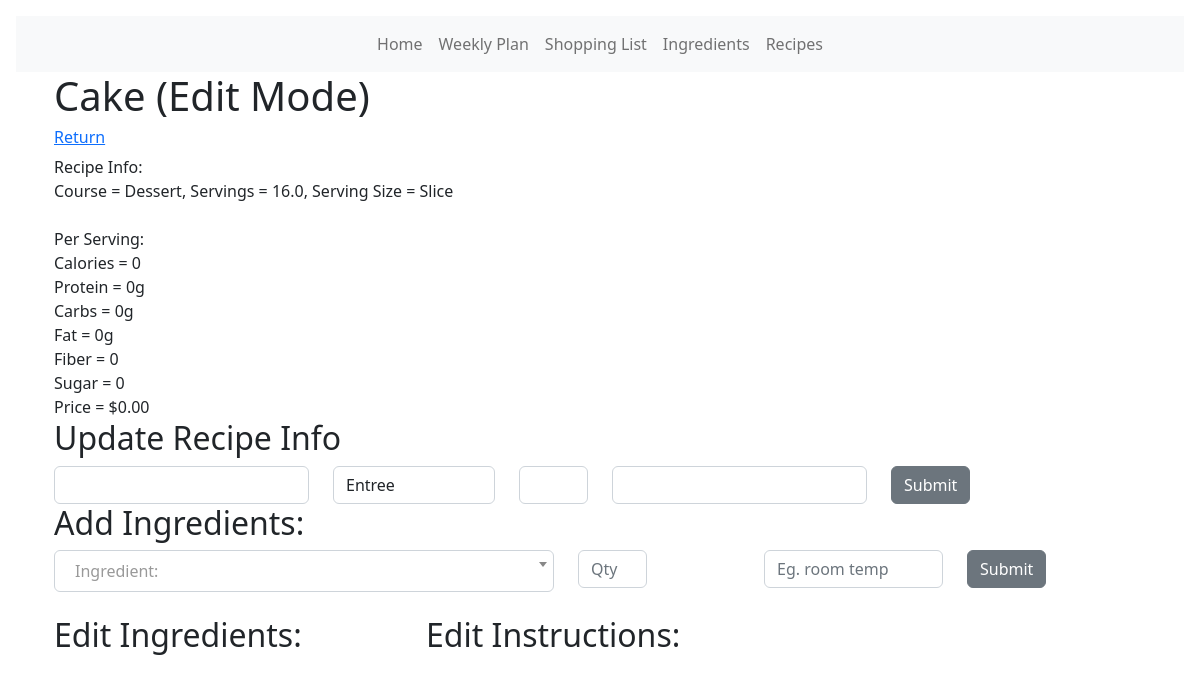
The app's page /recipe/3/edit, older data.
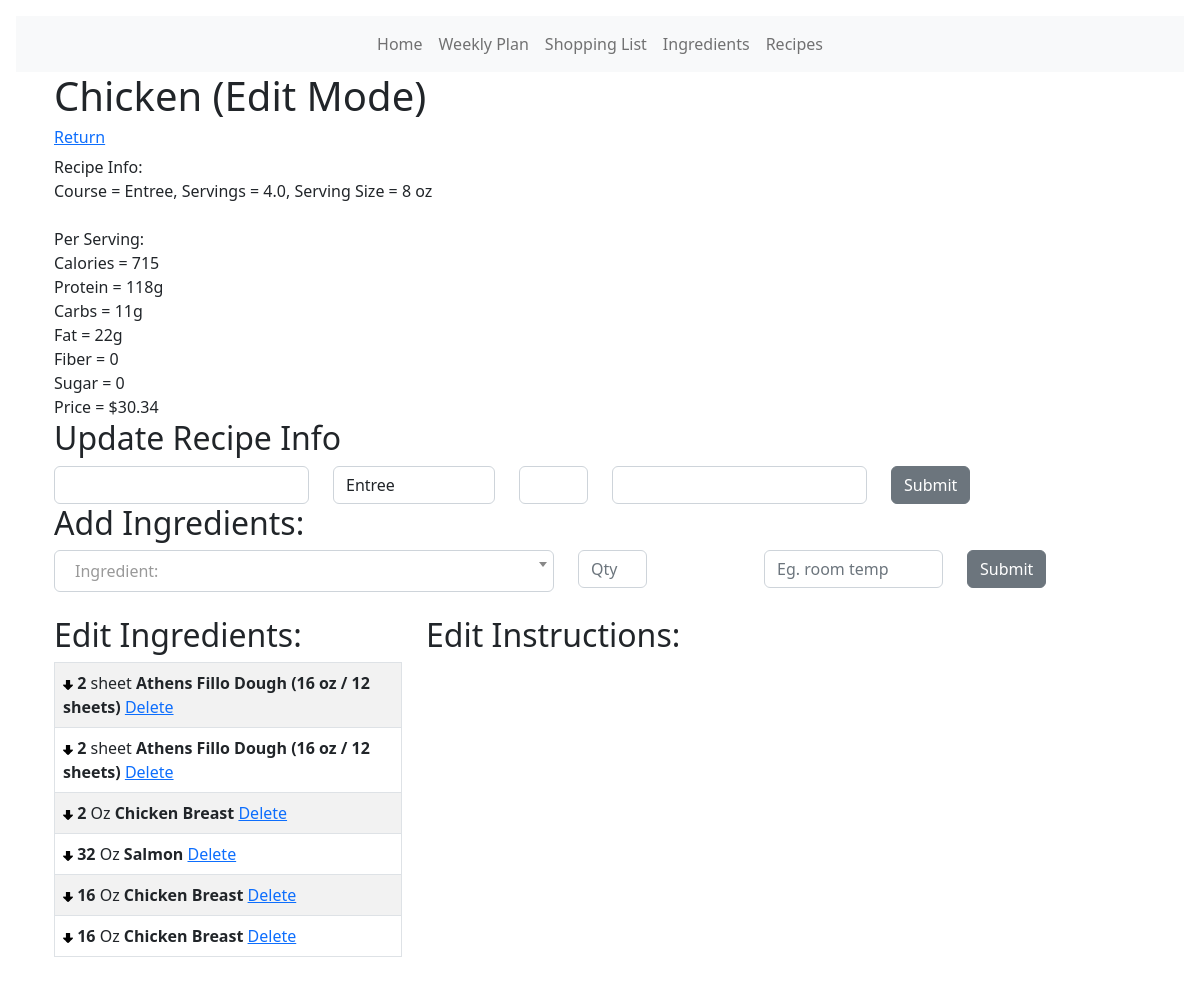
The same page, newer data.
### models.py (models this page shows, shortened)
class Recipe(db.Model):
    id = db.Column(db.Integer, primary_key=True)
    name = db.Column(db.String(100))
    course = db.Column(db.String(30))
    servings = db.Column(db.Float)
    serving_size = db.Column(db.String(30))
    protein = db.Column(db.Float)
    carbs = db.Column(db.Float)
    fat = db.Column(db.Float)
    fiber = db.Column(db.Float)
    sugar = db.Column(db.Float)
    calories = db.Column(db.Float)
    total_cost = db.Column(db.Float)

class RecipeIngredient(db.Model):
    id = db.Column(db.Integer, primary_key=True)
    rid = db.Column(db.Integer, db.ForeignKey("recipe.id"))
    iid = db.Column(db.Integer, db.ForeignKey("ingredient.id"))
    qty = db.Column(db.Float)
    unit_suffix = db.Column(db.String(50))
    cost = db.Column(db.Float)

class Unit(db.Model):
    id = db.Column(db.Integer, primary_key=True)
    label = db.Column(db.String(30))
    ingredients = db.relationship("Ingredient", backref="unit")

class Ingredient(db.Model):
    __tablename__ = "ingredient"
    id = db.Column(db.Integer, primary_key=True)
    name = db.Column(db.String(120), nullable=False)
    unit_id = db.Column(db.Integer, db.ForeignKey("unit.id"))
    icalories = db.Column(db.Float)
    protein = db.Column(db.Float)
    carbs = db.Column(db.Float)
    fat = db.Column(db.Float)
    fiber = db.Column(db.Float)
    sugar = db.Column(db.Float)
    item_unit_size = db.Column(db.Float)  # How many units of item at store
    item_price = db.Column(db.Float)  # Price for full item at store
    u_price = db.Column(db.Float)
    aisle_id = db.Column(db.Integer, db.ForeignKey("aisle.id"))
    ingredients = db.relationship("RecipeIngredient", backref="ingredient")

### main.py (the view, shortened to what this page needs)
@app.route("/recipe/<int:id>/edit", methods=["GET", "POST"])
def recipe_edit(id):
    r = Recipe.query.get_or_404(id)
    title = r.name
    x = 1
    iquery = RecipeIngredient.query.filter_by(rid=id).all()
    """Update Meta Data Form"""
    form2 = CreateRecipe()
    """Add Ingredient Form"""
    form = AddIngredient()
    a = db.session.query(Ingredient.name).order_by(Ingredient.name)
    a = [i[0] for i in a]
    form.name.choices = [("")] + [(y) for y in a]
    """Add Ingredient Button Action"""
    """Update Meta Data Button Action"""
    return render_template(
        "/recipes/recipe_edit.html",
        r=r,
        title=r.name,
        x=x,
        iquery=iquery,
        form=form,
        form2=form2,
    )

### forms.py
class CreateRecipe(FlaskForm):
    recipe_name = StringField("Name", validators=[validators.DataRequired()])
    course = SelectField(
        "Course",
        choices=[
            ("Entree"),
            ("Appetizer"),
            ("Dessert"),
            ("Side Dish"),
            ("Beverage"),
            ("Other"),
        ],
        validators=[validators.DataRequired()],
    )
    servings = DecimalField("Servings:", validators=[validators.InputRequired()])
    serving_size = StringField("Serving Size", validators=[validators.DataRequired()])
    submit2 = SubmitField("Submit")

class AddIngredient(FlaskForm):
    name = SelectField(
        "Ingredient:",
        validators=[validators.InputRequired()],
        validate_choice=False,
    )
    qty = DecimalField("Qty:", validators=[validators.InputRequired()])
    suffix = StringField("Notes")
    submit = SubmitField("Submit")

### templates/recipes/recipe_edit.html (shortened to what this page needs)
<!DOCTYPE html>
<html lang="en">
  <head>
    <link
      href="{{ url_for('static', filename='css/select2.css') }}"
      rel="stylesheet"
    />
    {% extends 'base.html' %} {% block content %}
  </head>
  <body>
    <div class="container">
      <h1>{{title}} (Edit Mode)</h1>
      <a href="{{url_for('recipe', id=r.id)}}"><h6>Return</h6></a>
      Recipe Info:
      <br> Course = {{r.course}},  Servings = {{r.servings}},  Serving Size = {{r.serving_size}}<br>
     {% set ns=namespace(totalProtein=0, totalCarbs=0, totalFat=0, totalFiber=0, totalSugar=0, totalPrice=0) %}
     {% for macro in iquery %}
     {% set ns.totalProtein = ns.totalProtein + (macro.ingredient.protein * macro.qty) %}
     {% set ns.totalCarbs = ns.totalCarbs + (macro.ingredient.carbs * macro.qty) %}
     {% set ns.totalFat = ns.totalFat + (macro.ingredient.fat * macro.qty) %}
     {% set ns.totalFiber = ns.totalFiber + (macro.ingredient.fiber * macro.qty) %}
     {% set ns.totalSugar = ns.totalSugar + (macro.ingredient.sugar * macro.qty) %}
     {% set ns.totalPrice = ns.totalPrice + (macro.ingredient.u_price * macro.qty) %}
     {% endfor %}
<br>
Per Serving:
<br>
Calories = {{'%0.0f'|format(((ns.totalProtein*4)+(ns.totalCarbs*4)+(ns.totalFat*9))/(r.servings))}}
<br>
Protein = {{'%0.0fg'|format(ns.totalProtein/r.servings)}}
<br>
Carbs = {{'%0.0fg'|format(ns.totalCarbs/r.servings)}}
<br>
Fat = {{'%0.0fg'|format(ns.totalFat/r.servings)}}
<br>
Fiber = {{'%0.0f'|format(ns.totalFiber/r.servings)}}
<br>
Sugar = {{'%0.0f'|format(ns.totalSugar/r.servings)}}
<br>
Price = {{'$%0.2f'|format(ns.totalPrice)}}
      <br>
      <h2>Update Recipe Info</h2>
      <form method="POST">
        <div class="row">
          <div class="col">
            {{ form.hidden_tag() }} {{ form2.recipe_name(class="form-control") }}
          </div>
          <div class="col-2">
            {{ form2.course(class="form-control ") }}
          </div>
          <div class="col-1">
            {{ form2.servings(class="form-control")}}
          </div>
          <div class="col-3">
            {{ form2.serving_size(class="form-control")}}
          </div>
          <div class="col">{{ form2.submit2(class="btn btn-secondary") }}</div>
        </div>
      </form>
      <h2>Add Ingredients:</h2>
      <form method="POST">
        <div class="row">
          <div class="col">
          </div>
          <div class="col-1">
            {{ form.qty(class="form-control ", placeholder="Qty") }}
          </div>
          <div class="col-1" , id="dynamic"></div>
          <div class="col">
            {{ form.suffix(class="form-control", placeholder='Eg. room temp')}}
          </div>
          <div class="col">{{ form.submit(class="btn btn-secondary") }}</div>
        </div>
      </form>
      <br />
      <div class="row">
        <div class="col-4">
          <h2>Edit Ingredients:</h2>
          <table class="table table-hover table-bordered table-striped">
            {% for i in iquery %}
            <tr>
              <td>
                <b><a href="{{url_for('recipe_ingredient_move_down', rid=i.rid, id=i.id)}}"><img src="{{ url_for('static', filename='images/down_arrow.png') }}" width="10" /></a>{{(' %0.0f '|format(i.qty)) if (i.qty%1==0) else (' %0.2f '|format(i.qty))}}</b>{{i.ingredient.unit.label}}
                <b>{{i.ingredient.name}}</b>
                {{i.unit_suffix}}<a href="{{url_for('recipe_delete_ingredient',id=i.id)}}">Delete</a>
              </td>
            </tr>
            {% endfor %}
          </table>
        </div>
          <div class="col-5">
          <h2>Edit Instructions:</h2>
        </div>
        </div>
      </div>
  </body>
  {% endblock %}

Row changes from the older to the newer data that the page shows:
changed Recipe: name "Cake" → "Chicken"; course "Dessert" → "Entree"; servings "16.0" → "4.0"; serving_size "Slice" → "8 oz"; servings "0" → "715"; ns.totalProtein/r.servings "0g" → "118g"; ns.totalCarbs/r.servings "0g" → "11g"; ns.totalFat/r.servings "0g" → "22g"
added RecipeIngredient: qty "2", ingredient.unit.label "sheet", ingredient.name "Athens Fillo Dough (16 oz / 12 sheets)"
added RecipeIngredient: qty "2", ingredient.unit.label "sheet", ingredient.name "Athens Fillo Dough (16 oz / 12 sheets)"
added RecipeIngredient: qty "2", ingredient.unit.label "Oz", ingredient.name "Chicken Breast"
added RecipeIngredient: qty "32", ingredient.unit.label "Oz", ingredient.name "Salmon"
added RecipeIngredient: qty "16", ingredient.unit.label "Oz", ingredient.name "Chicken Breast"
added RecipeIngredient: qty "16", ingredient.unit.label "Oz", ingredient.name "Chicken Breast"
Text that changed along with them:
{{ '$%0.2f'|format(ns.totalPrice) }}: "$0.00" → "$30.34"
